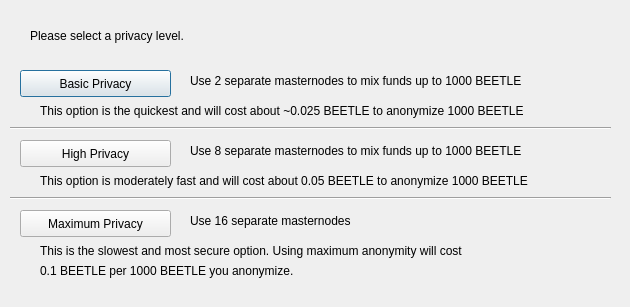
<?xml version="1.0" encoding="UTF-8"?>
<ui version="4.0">
 <class>DarksendConfig</class>
 <widget class="QDialog" name="DarksendConfig">
  <property name="geometry">
   <rect>
    <x>0</x>
    <y>0</y>
    <width>630</width>
    <height>307</height>
   </rect>
  </property>
  <property name="windowTitle">
   <string>Configure Darksend</string>
  </property>
  <widget class="QPushButton" name="buttonBasic">
   <property name="geometry">
    <rect>
     <x>20</x>
     <y>70</y>
     <width>151</width>
     <height>27</height>
    </rect>
   </property>
   <property name="text">
    <string>Basic Privacy</string>
   </property>
  </widget>
  <widget class="QPushButton" name="buttonHigh">
   <property name="geometry">
    <rect>
     <x>20</x>
     <y>140</y>
     <width>151</width>
     <height>27</height>
    </rect>
   </property>
   <property name="text">
    <string>High Privacy</string>
   </property>
  </widget>
  <widget class="QPushButton" name="buttonMax">
   <property name="geometry">
    <rect>
     <x>20</x>
     <y>210</y>
     <width>151</width>
     <height>27</height>
    </rect>
   </property>
   <property name="text">
    <string>Maximum Privacy</string>
   </property>
  </widget>
  <widget class="QLabel" name="label">
   <property name="geometry">
    <rect>
     <x>30</x>
     <y>20</y>
     <width>571</width>
     <height>31</height>
    </rect>
   </property>
   <property name="text">
    <string>Please select a privacy level.</string>
   </property>
  </widget>
  <widget class="QLabel" name="label_2">
   <property name="geometry">
    <rect>
     <x>190</x>
     <y>70</y>
     <width>421</width>
     <height>21</height>
    </rect>
   </property>
   <property name="text">
    <string>Use 2 separate masternodes to mix funds up to 1000 BEETLE</string>
   </property>
  </widget>
  <widget class="QLabel" name="label_3">
   <property name="geometry">
    <rect>
     <x>190</x>
     <y>140</y>
     <width>411</width>
     <height>21</height>
    </rect>
   </property>
   <property name="text">
    <string>Use 8 separate masternodes to mix funds up to 1000 BEETLE</string>
   </property>
  </widget>
  <widget class="QLabel" name="label_4">
   <property name="geometry">
    <rect>
     <x>190</x>
     <y>210</y>
     <width>421</width>
     <height>21</height>
    </rect>
   </property>
   <property name="text">
    <string>Use 16 separate masternodes</string>
   </property>
  </widget>
  <widget class="QLabel" name="label_6">
   <property name="geometry">
    <rect>
     <x>40</x>
     <y>100</y>
     <width>561</width>
     <height>21</height>
    </rect>
   </property>
   <property name="text">
    <string>This option is the quickest and will cost about ~0.025 BEETLE to anonymize 1000 BEETLE</string>
   </property>
  </widget>
  <widget class="QLabel" name="label_7">
   <property name="geometry">
    <rect>
     <x>40</x>
     <y>170</y>
     <width>561</width>
     <height>21</height>
    </rect>
   </property>
   <property name="text">
    <string>This option is moderately fast and will cost about 0.05 BEETLE to anonymize 1000 BEETLE</string>
   </property>
  </widget>
  <widget class="QLabel" name="label_8">
   <property name="geometry">
    <rect>
     <x>40</x>
     <y>240</y>
     <width>561</width>
     <height>21</height>
    </rect>
   </property>
   <property name="text">
    <string>This is the slowest and most secure option. Using maximum anonymity will cost</string>
   </property>
  </widget>
  <widget class="QLabel" name="label_9">
   <property name="geometry">
    <rect>
     <x>40</x>
     <y>260</y>
     <width>561</width>
     <height>21</height>
    </rect>
   </property>
   <property name="text">
    <string>0.1 BEETLE per 1000 BEETLE you anonymize.</string>
   </property>
  </widget>
  <widget class="Line" name="line">
   <property name="geometry">
    <rect>
     <x>10</x>
     <y>120</y>
     <width>601</width>
     <height>16</height>
    </rect>
   </property>
   <property name="orientation">
    <enum>Qt::Horizontal</enum>
   </property>
  </widget>
  <widget class="Line" name="line_2">
   <property name="geometry">
    <rect>
     <x>10</x>
     <y>190</y>
     <width>601</width>
     <height>16</height>
    </rect>
   </property>
   <property name="orientation">
    <enum>Qt::Horizontal</enum>
   </property>
  </widget>
 </widget>
 <resources/>
 <connections/>
</ui>
